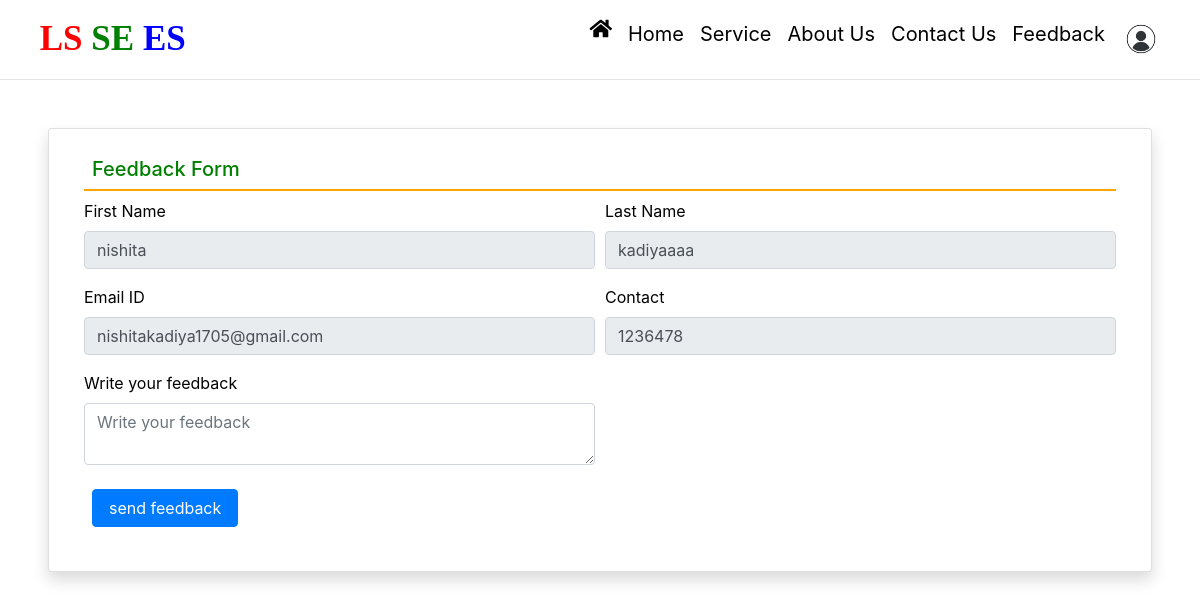
The page /worker_feedback/ (signed in) on the database its author committed.
### LocalApp/models.py (models this page shows, shortened)
class Worker(models.Model):
    user = models.ForeignKey(User,on_delete=models.CASCADE)
    mobile = models.CharField(max_length=15,null=True)
    image = models.FileField(null=True)
    imgs = models.FileField(null=True)
    professional = models.CharField(max_length=35,null=True)
    email = models.EmailField(null=True)
    address = models.TextField(max_length=800,null=True)
    type = models.CharField(max_length=15,null=True)
    status = models.CharField(max_length=15,null=True)
    auth_token = models.CharField(max_length=100,null=True)
    is_verified = models.BooleanField(default=False,null=True)

### LocalApp/views.py (the view)
# urls.py: path('worker_feedback/', worker_feedback, name="worker_feedback"),
def worker_feedback(request):
    user = Worker.objects.get(user=request.user)
    if request.method == "POST":
        Worker_Feedback.objects.create(user=request.user, message=request.POST['feedback'])
        messages.success(request, "Feedback sent successfully")
    return render(request, "worker_feedback.html", locals())

### LocalApp/templates/worker_feedback.html (shortened to what this page needs)
{% load static %}
<html>
<head>
</head>
<body>
{% include 'Workernav.html' %}
<hr class="mt-0">
<div class="card shadow m-5">
    <div class="card-body">
        <div class="container-fluid">
            <h5 class="p-2" style="border-bottom: 2px solid orange;color:green">Feedback Form</h5>
            <form method="post" name="feedback">
                <div class="form-row">
                    <div class="col-sm-6">
                        <div class="form-group">
                            <label for="fname">First Name</label>
                            <input type="text" name="fname" id="fname" placeholder="Enter First Name" value="{{user.user.first_name}}" readonly class="form-control">
                        </div>
                    </div>
                    <div class="col-sm-6">
                        <div class="form-group">
                            <label>Last Name</label>
                            <input type="text" name="lname" value="{{user.user.last_name}}" placeholder="Enter Last Name" readonly class="form-control">
                        </div>
                    </div>
                    <div class="col-sm-6">
                        <div class="form-group">
                            <label>Email ID</label>
                            <input type="email" name="email" placeholder="Email Address" value="{{user.user.email}}" readonly class="form-control">
                        </div>
                    </div>
                    <div class="col-sm-6">
                        <div class="form-group">
                            <label for="contact">Contact</label>
                            <input type="text" name="mobile" placeholder="Contact Number" value="{{user.mobile}}" readonly required
                                   class="form-control">
                        </div>
                    </div>
                    <div class="col-sm-6">
                        <div class="form-group">
                            <label>Write your feedback</label>
                            <textarea name="feedback" class="form-control" placeholder="Write your feedback" ></textarea>
                        </div>
                    </div>
                </div>
                <input type="submit" value="send feedback" class="m-2 px-3 btn btn-primary">
            </form>
        </div>
    </div>
</div>
</body>
</html>

### LocalApp/static/css/mystyle.css (style rules this page uses)
html { scroll-behavior:smooth; }

### LocalApp/templates/worker_feedback.html (style rules this page uses)
label { color:black; }

### rows shown on the page
Worker: fname "nishita", lname "kadiyaaaa", email "nishitakadiya1705@gmail.com", mobile "1236478"
